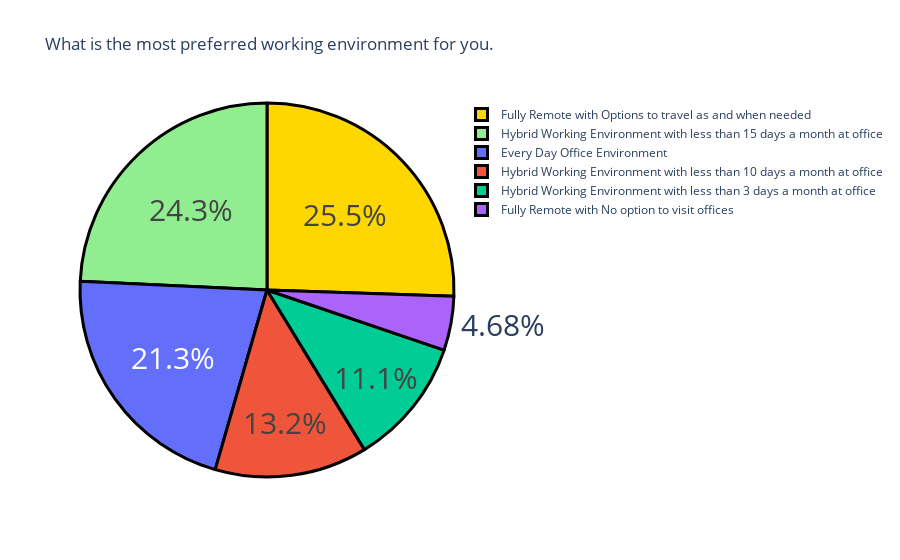

Source (notebook cell):
### Markdown cell above
# 5]  Now let's  have a look at the preferred working environment og Genz:

### Code cell
question7 = data["What is the most preferred working environment for you."].value_counts()
label = question7.index
counts = question7.values
colors = ['gold','lightgreen']
fig = go.Figure(data=[go.Pie(labels=label,values=counts)])
fig.update_layout(title_text ='What is the most preferred working environment for you.')
fig.update_traces(hoverinfo='label+value',textinfo='percent',
                 textfont_size=30,
                 marker=dict(colors=colors,
                            line=dict(color='black',width=3)))
fig.show()

### Figure 1 — Plotly figure (JSON) as saved in the notebook; plotly's stock layout.template omitted (floating-point values rounded to 4 significant figures)
{"data": [{"hoverinfo": "label+value", "labels": ["Fully Remote with Options to travel as and when needed", "Hybrid Working Environment with less than 15 days a month at office", "Every Day Office Environment", "Hybrid Working Environment with less than 10 days a month at office", "Hybrid Working Environment with less than 3 days a month at office", "Fully Remote with No option to visit offices"], "marker": {"colors": ["gold", "lightgreen"], "line": {"color": "black", "width": 3}}, "textfont": {"size": 30}, "textinfo": "percent", "type": "pie", "values": [60, 57, 50, 31, 26, 11]}], "layout": {"title": {"text": "What is the most preferred working environment for you."}}}
